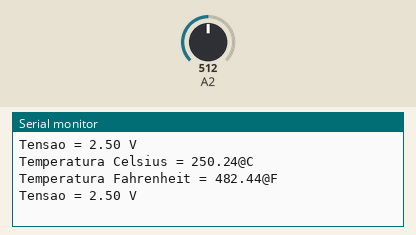
The sketch below on a simulated Arduino Uno, built with avr-gcc and run on an emulated ATmega328P. Parts: the last lines printed to the serial monitor. Inputs (shaded band) come from the test bench; at power-on: A2 = 512.

Above: at 4.8 s.
4.9 s: A2 set to 716
At 7.4 s:
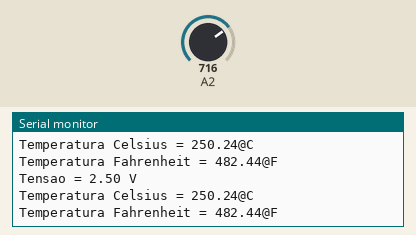
9.9 s: A2 set to 900
At 10.6 s:
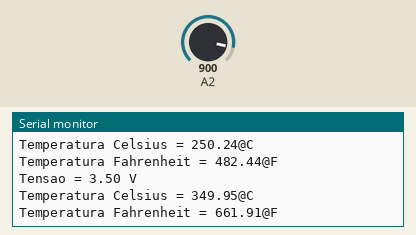
Timing chart, 0 to 12.9 s (numbered marks = the images above; inputs shaded):
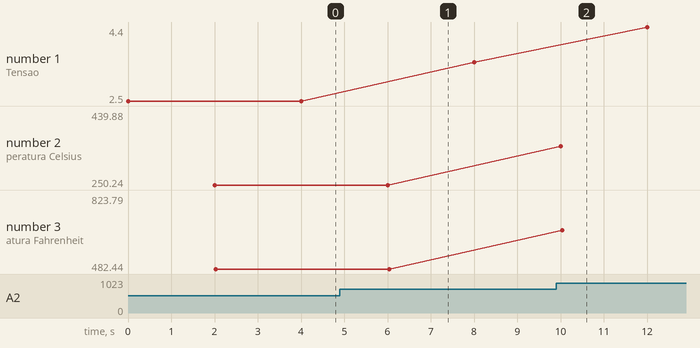

The sketch:

C_digo.ino
```cpp
void setup() {
Serial.begin(9600);
}
void loop() {
 int sensorValue = analogRead(A2);
 float voltage = sensorValue * (5.0 / 1023.0);
 Serial.print("Tensao = ");
 Serial.print(voltage);
 Serial.print(" V");
 Serial.println();
 delay(2000);
 float temp=(voltage)*100;
 Serial.print("Temperatura Celsius = ");
 Serial.print(temp);
 Serial.print("@C");
 Serial.println();
 float TF = (temp)*1.8 + 32;
 Serial.print("Temperatura Fahrenheit = ");
 Serial.print(TF);
 Serial.print("@F");
 Serial.println();
 delay(2000);
}
```

Measured:
- plotted number 1: 2.5 → 3.5 after the input at 4.9 s, 3.5 → 4.4 after the input at 9.9 s
- plotted number 2: 250.24 → 439.88 after the input at 9.9 s
- plotted number 3: 482.44 → 823.79 after the input at 9.9 s
